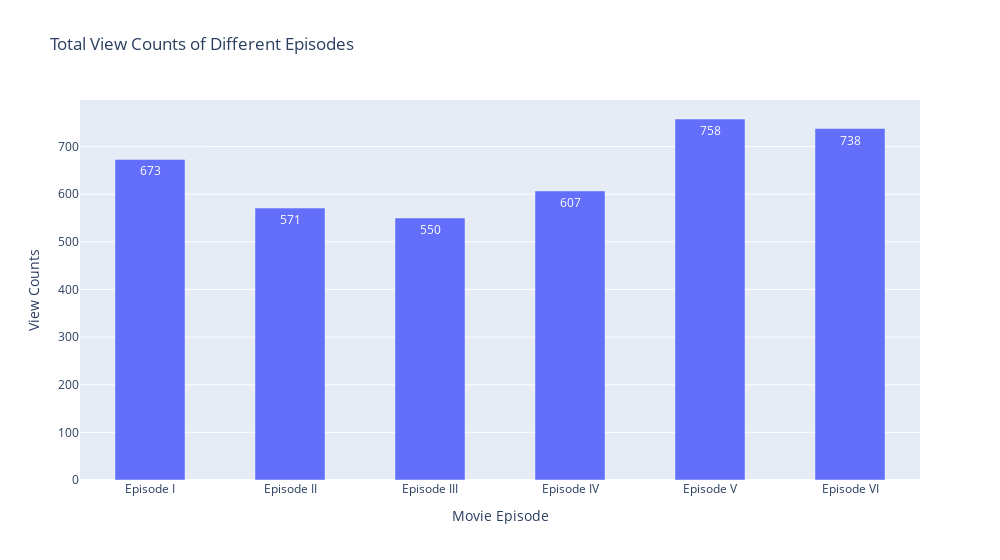

Notebook source saved alongside this figure:
### Code cell
fig = go.Figure()
fig.add_trace(go.Bar(
    x=counts.index,
    y= counts.values, 
    width= 0.5, 
    name='Total View Counts of Different Episodes',
    text=list(counts.values),
    textposition='inside'
))
fig.update_layout(
     xaxis_title='Movie Episode', 
     yaxis_title = 'View Counts',
     width = 1000, 
     title='Total View Counts of Different Episodes'
     
)

### Figure 1 — Plotly figure (JSON) as saved in the notebook; plotly's stock layout.template omitted (floating-point values rounded to 4 significant figures)
{"data": [{"name": "Total View Counts of Different Episodes", "text": ["673", "571", "550", "607", "758", "738"], "textposition": "inside", "type": "bar", "width": 0.5, "x": ["Episode I", "Episode II", "Episode III", "Episode IV", "Episode V", "Episode VI"], "y": [673, 571, 550, 607, 758, 738]}], "layout": {"title": {"text": "Total View Counts of Different Episodes"}, "width": 1000, "xaxis": {"title": {"text": "Movie Episode"}}, "yaxis": {"title": {"text": "View Counts"}}}}
